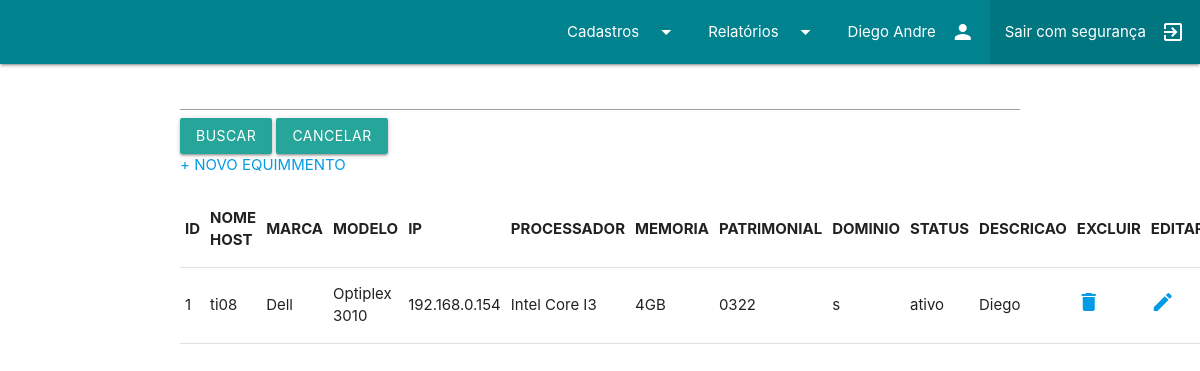
The page /listaequipamento.php (signed in) on the database as committed earlier.
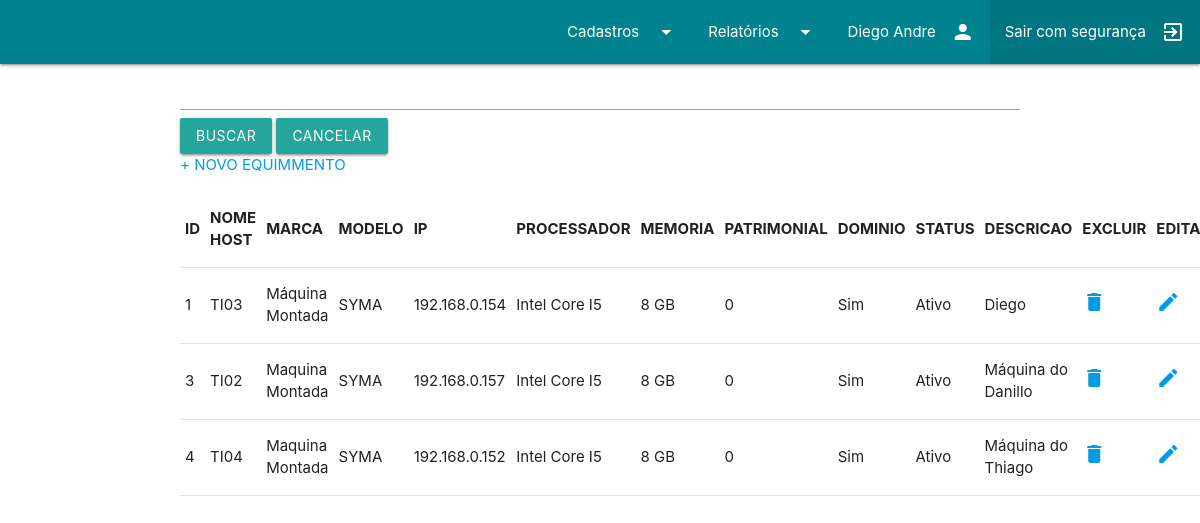
The same page on the database as committed later.
### tables this page shows
CREATE TABLE `equipamento` (
  `id` int(11) NOT NULL,
  `nome_host` varchar(45) DEFAULT NULL,
  `ip` varchar(30) DEFAULT NULL,
  `processador` varchar(50) DEFAULT NULL,
  `memoria` varchar(40) DEFAULT NULL,
  `patrimonial` varchar(11) DEFAULT NULL,
  `dominio` varchar(4) DEFAULT NULL,
  `status` varchar(40) DEFAULT NULL,
  `iduser` int(11) DEFAULT NULL,
  `descricao` varchar(100) DEFAULT NULL,
  `marca` varchar(45) DEFAULT NULL,
  `modelo` varchar(100) DEFAULT NULL,
  `servicetag` varchar(100) DEFAULT NULL,
  `NF` int(100) DEFAULT NULL,
  `serial` int(100) DEFAULT NULL,
  `idtipo` int(11) DEFAULT NULL,
  `portas` int(20) DEFAULT NULL,
  `iddpto` int(11) DEFAULT NULL,
  `tipoarmazenamento` varchar(30) DEFAULT NULL,
  `tamanhoarmazenamento` varchar(30) DEFAULT NULL,
  `KVA` int(11) DEFAULT NULL,
  `Ventrada` int(5) DEFAULT NULL,
  `Vsaida` int(5) DEFAULT NULL,
  `DTcompra` date DEFAULT NULL,
  `DTinstalacao` date DEFAULT NULL,
  `DTultManut` date DEFAULT NULL,
  `chaveRSA` int(11) DEFAULT NULL,
  `tag` int(7) DEFAULT NULL,
  `proprietario` varchar(45) DEFAULT NULL
);

### listaequipamento.php (the view, shortened to what this page needs)
<?php
    include 'funcoes/conexao.php';
    $sql = "select * from equipamento";
    $rs = mysqli_query($con,$sql);
?>
<?php include 'cabecalho.php';
        include 'menubar.php';
?>
    <div class="container">
        <form action="listaequipamento.php"method="POST">
            <input type="text" name="palavra" size="30"/>
            <input class='btn' type="submit" name="bt" value="buscar"/>
        <a class="btn" href='listaequipamento.php'>Cancelar</a>
        </form>
        <a href="formequip.php"> + NOVO EQUIMMENTO </a>
        <table border="1">
            <tr>
                <th>ID</th>
                <th>NOME HOST</th>
                <th>MARCA</th>
                <th>MODELO</th>
                <th>IP</th>
                <th>PROCESSADOR</th>
                <th>MEMORIA</th>
                <th>PATRIMONIAL</th>
                <th>DOMINIO</th>
                <th>STATUS</th>
                <th>DESCRICAO</th>
                <th>EXCLUIR</th>
                <th>EDITAR</th>
            </tr>
            <?php
            while($row=mysqli_fetch_array($rs)){
            $id=$row['id'];
            $nome_host=$row['nome_host'];
            $marca=$row['marca'];
            $modelo=$row['modelo'];
            $ip=$row['ip'];
            $processador=$row['processador'];
            $memoria=$row['memoria'];
            $patrimonial=$row['patrimonial'];
            $dominio=$row['dominio'];
            $status=$row['status'];
            $descricao=$row['descricao'];
            ?>
                <tr>
                    <td><?=$id;?></td>
                    <td><?=$nome_host;?></td>
                    <td><?=$marca;?></td>
                    <td><?=$modelo;?></td>
                    <td><?=$ip;?></td>
                    <td><?=$processador;?></td>
                    <td><?=$memoria;?></td>
                    <td><?=$patrimonial;?></td>
                    <td><?=$dominio;?></td>
                    <td><?=$status;?></td>
                    <td><?=$descricao;?></td>
                    <td><a href="excluirequipamento.php?id=<?=$id;?>"><i class="material-icons ">delete</i></a></li></a></td>
                    <td><a href="formeditequipamento.php?id=<?=$id;?>"><i class="material-icons ">edit</i></a></li></a></td>
                </tr>
                <?php
            }
    echo"</table></div></body></html>";
?>

### cabecalho.php (shortened to what this page needs)
<!DOCTYPE html>
<html lang="pt-br">
<head><title></title>
      <link type="text/css" rel="stylesheet" href="css/iconfont/material-icons.css"  media="screen,projection"/>
      <link type="text/css" rel="stylesheet" href="css/materialize.min.css"  media="screen,projection"/>
</head>
<body>

### menubar.php (shortened to what this page needs)
<nav  class="blue-text text-darken-2">
    <div class="nav-wrapper">
     <ul id="nav-mobile" class="right hide-on-med-and-down">
         <li><a href="menu.php" class="dropdown-button" data-target="itens_menu_cadastro">Cadastros<i class="material-icons right">arrow_drop_down</i></a></li>
         <li><a href="menu.php" class="dropdown-button" data-target="itens_menu_relatorios">Relatórios<i class="material-icons right">arrow_drop_down</i></a></li>
         <li><a><?=$_SESSION['nome'];?><i class="material-icons right">person</i></a></li>
         <li class="active"><a href="logout.php">Sair com segurança<i class="material-icons right">exit_to_app</i></a></li>
     </ul>
    </div>
</nav>

### menubar.php (style rules this page uses)
.nav-wrapper { background-color: #00838f }

Rows that differ between the two databases and show on the page:
changed equipamento "Diego": nome_host "ti08" → "TI03"; marca "Dell" → "Máquina Montada"; modelo "Optiplex 3010" → "SYMA"; processador "Intel Core I3" → "Intel Core I5"; memoria "4GB" → "8 GB"; patrimonial "0322" → "0"; dominio "s" → "Sim"; status "ativo" → "Ativo"
added equipamento: id "3", nome_host "TI02", marca "Maquina Montada", modelo "SYMA", ip "192.168.0.157", processador "Intel Core I5", memoria "8 GB", patrimonial "0", dominio "Sim", status "Ativo", descricao "Máquina do Danillo"
added equipamento: id "4", nome_host "TI04", marca "Maquina Montada", modelo "SYMA", ip "192.168.0.152", processador "Intel Core I5", memoria "8 GB", patrimonial "0", dominio "Sim", status "Ativo", descricao "Máquina do Thiago"
